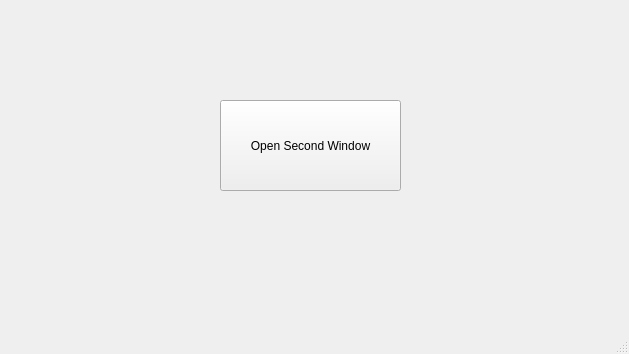
<?xml version="1.0" encoding="UTF-8"?>
<ui version="4.0">
 <class>MainWindow</class>
 <widget class="QMainWindow" name="MainWindow">
  <property name="geometry">
   <rect>
    <x>0</x>
    <y>0</y>
    <width>629</width>
    <height>354</height>
   </rect>
  </property>
  <property name="windowTitle">
   <string>MainWindow</string>
  </property>
  <widget class="QWidget" name="centralwidget">
   <widget class="QPushButton" name="pushButton">
    <property name="geometry">
     <rect>
      <x>220</x>
      <y>100</y>
      <width>181</width>
      <height>91</height>
     </rect>
    </property>
    <property name="text">
     <string>Open Second Window</string>
    </property>
   </widget>
  </widget>
  <widget class="QMenuBar" name="menubar">
   <property name="geometry">
    <rect>
     <x>0</x>
     <y>0</y>
     <width>629</width>
     <height>21</height>
    </rect>
   </property>
  </widget>
  <widget class="QStatusBar" name="statusbar"/>
 </widget>
 <resources/>
 <connections/>
</ui>
